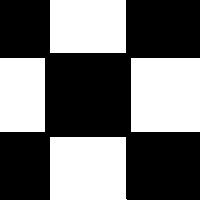
#> input picture hw4_interesting_point_dection/data/chessboard.jpg, 200 x 200 px
$ python harris_corner_dection.py
#> lines starting #> are read from the running program, lines starting #| are printed output that depends on the picture
import cv2
import numpy as np
import scipy.signal as signal
from matplotlib import pyplot as plt
import os.path as path
import math

IMAGE = 'data/chessboard.jpg'

G_KERNEL_SIZE = 3
G_SIGMA = 3

# load image
image_path = path.abspath( path.join( path.dirname(__file__), IMAGE ) )

image = cv2.imread(image_path)
#> image is the input picture: shape (200, 200, 3); min 0, max 255, mean 110
gray_image = cv2.cvtColor(image, cv2.COLOR_BGR2GRAY)

# do gaussian blurring to remove noise
if (G_KERNEL_SIZE % 2) == 0:
    print("kernel width/height of gaussian filter has to be even number, increase 1 automatically")
    G_KERNEL_SIZE += 1

x, y = np.mgrid[ (-0.5)*(G_KERNEL_SIZE-1):(0.5)*(G_KERNEL_SIZE-1)+1, (-0.5)*(G_KERNEL_SIZE-1):(0.5)*(G_KERNEL_SIZE-1)+1 ]

gaussian_kernel = np.exp((-1) * (x**2 + y**2)/(2*(G_SIGMA**2))) / (2*np.pi*(G_SIGMA**2))

# normalize kernel
gaussian_kernel = gaussian_kernel / gaussian_kernel.sum()

print("Kernel size:", G_KERNEL_SIZE, ", sigma value:", G_SIGMA, ", Gaussian kernel: \n", gaussian_kernel)

blurred_image = signal.convolve2d(gray_image, gaussian_kernel, boundary='symm', mode='same')
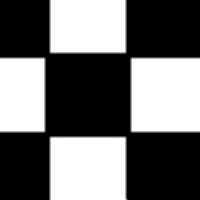
#> blurred_image: shape (200, 200) float64; min 0, max 255, mean 110; drawn with min black and max white

# compute x, y gradiant (using sobel)

sobel_x = np.array([
    -1, 0, 1,
    -2, 0, 2,
    -1, 0, 1
])

sobel_x = sobel_x.reshape((3,3))

sobel_y = np.array([
    -1, -2, -1,
    0, 0, 0,
    1, 2, 1
])

sobel_y = sobel_y.reshape((3,3))

gradient_x = signal.convolve2d(blurred_image, sobel_x, boundary='symm', mode='same')
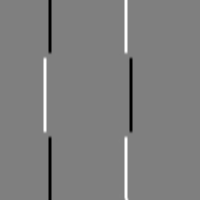
#> gradient_x: shape (200, 200) float64; min -686.4, max 686.4, mean 0; drawn with min black and max white
gradient_y = signal.convolve2d(blurred_image, sobel_y, boundary='symm', mode='same')
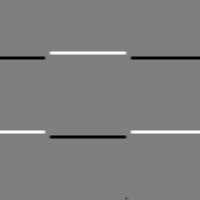
#> gradient_y: shape (200, 200) float64; min -685, max 685.1, mean 0; drawn with min black and max white

gradient_xy = gradient_x * gradient_y
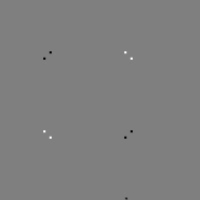
#> gradient_xy: shape (200, 200) float64; min -207783.7, max 207783.7, mean -17.2; drawn with min black and max white

# using gradiant to do harris dection

derterminant = gradient_x**2 * gradient_y**2 - gradient_xy**2
trace = gradient_x**2 + gradient_y**2 + (1e-12) # add a small number to avoid "divide by 0"
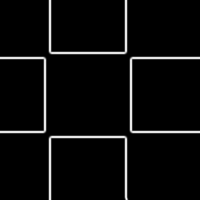
#> trace: shape (200, 200) float64; min 1e-12, max 517187, mean 21786.7; drawn with min black and max white

corner_response = np.abs(derterminant / trace)
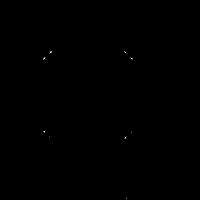
#> corner_response: shape (200, 200) float64; min 0, max 1.85e-11, mean 7.59e-15; drawn with min black and max white

plt.subplot(1, 2, 1)
plt.imshow(cv2.cvtColor(image, cv2.COLOR_BGR2RGB))
plt.title('Original Image'), plt.xticks([]), plt.yticks([])

plt.subplot(1, 2, 2)
plt.imshow(corner_response, cmap='gray')
plt.title('Corner Response'), plt.xticks([]), plt.yticks([])

plt.show()

# thresholding? non-maximize suppression
